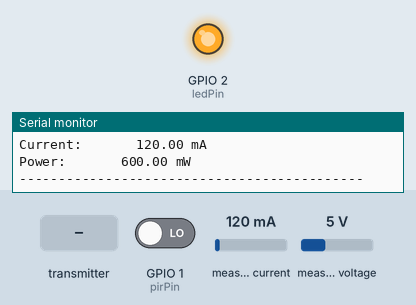
Bench run of a sketch on a simulated ESP32. Parts: output pins drawn as LEDs (lit = HIGH), the last lines printed to the serial monitor. Inputs (shaded band) come from the test bench; at power-on: measured current 120 mA, GPIO 1 (pirPin) LOW, measured voltage 5 V. WiFi joins after 1.5 s; servers stay silent unless stated; no MQTT or app messages arrive unless stated.

Above: at 2.7 s.
2.8 s: the transmitter starts sending l = 100
At 4.0 s:
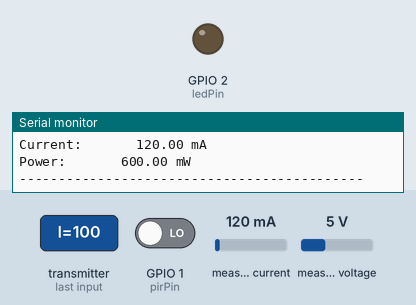
4.3 s: the transmitter starts sending l = 0
At 5.5 s:
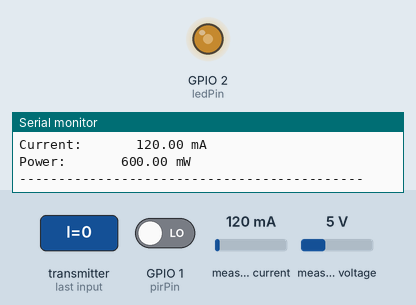
6.5 s: measured current set to 40 mA
9.3 s: GPIO 1 (pirPin) driven HIGH
At 9.9 s:
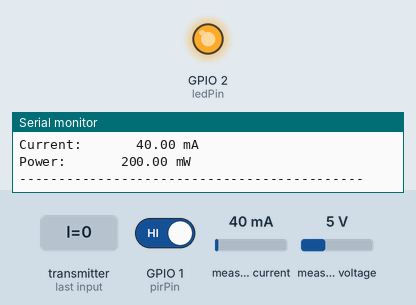
13.8 s: the transmitter starts sending l = 25
At 14.8 s:
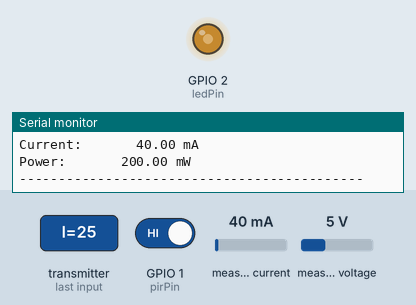
Timing chart, 0 to 16.4 s (numbered marks = the images above; inputs shaded):
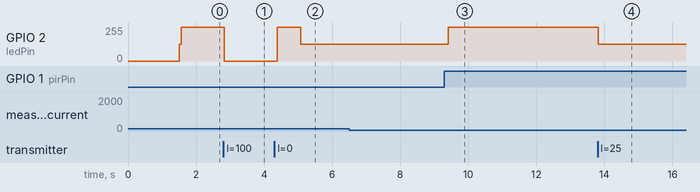

The sketch:

Transceiver.ino
```cpp
#include <Wire.h>
#include <esp_now.h>
#include <WiFi.h>
#include <Adafruit_INA219.h>
#include <PubSubClient.h>
#include <esp_wifi.h>

Adafruit_INA219 ina219;

//ssid dan password untuk wifi
const char* ssid = "Kos kurma";
const char* password = "berkahselalu";

// MQTT broker details
const char* mqtt_server = "broker.hivemq.com";
WiFiClient espClient;
PubSubClient client(espClient);

typedef struct pesansensor {
  float l;
  float arus;
  float tegangan;
  float daya;
} pesansensor;

pesansensor datasensor;
esp_now_peer_info_t peerInfo;

void setup_wifi() {
  delay(10);
  Serial.println();
  Serial.print("Connecting to ");
  Serial.println(ssid);
  WiFi.begin(ssid, password);
  WiFi.printDiag(Serial);
esp_wifi_set_promiscuous(true);
esp_wifi_set_channel(8, WIFI_SECOND_CHAN_NONE);
esp_wifi_set_promiscuous(false);

  while (WiFi.status() != WL_CONNECTED) {
    delay(500);
    Serial.print(".");
  }

  Serial.println("");
  Serial.println("WiFi connected");
  Serial.print("IP address: ");
  Serial.println(WiFi.localIP());
}

void reconnect() {
  while (!client.connected()) {
    Serial.println("Attempting MQTT connection...");

    if (client.connect("ESPClient")) {
      Serial.println("Connected");
      client.subscribe("faiqnicky/cahaya");
      client.subscribe("faiqnicky/tegangan1");
      client.subscribe("faiqnicky/daya1");
      client.subscribe("faiqnicky/arus1");
      client.subscribe("faiqnicky/tegangan2");
      client.subscribe("faiqnicky/daya2");
      client.subscribe("faiqnicky/arus2");
    } else {
      Serial.print("Failed, rc=");
      Serial.print(client.state());
      Serial.println(" try again in 5 seconds");
      delay(5000);
    }
  }
}

void OnDataRecv(const esp_now_recv_info_t* mac_addr, const uint8_t* incomingData, int len) {
  memcpy(&datasensor, incomingData, sizeof(datasensor));
  Serial.print("Bytes received: ");
  Serial.println(len);
  Serial.print("Lux: ");
  Serial.println(datasensor.l);
}

const int pirPin = 1;     // Pin sensor gerak PIR
const int ledPin = 2;     // Pin kontrol LED dengan PWM
const int pwmMax = 255;   // Nilai PWM maksimal
const int pwmHalf = 127;  // Nilai PWM setengah
const int pwmOff = 0;
unsigned long previousMillis = 0;  // Penyimpanan waktu sebelumnya
const long interval = 5000;        // Interval waktu 30 detik

void setup() {
  Serial.begin(115200);  // Inisialisasi serial monitor
  setup_wifi();
  client.setServer(mqtt_server, 1883);

  Wire.begin(6, 7);  // Set pin SCL SDA BH1750

  WiFi.mode(WIFI_STA);

  if (!ina219.begin()) {
        Serial.println("Failed to find INA219 chip");
        while (1);  // Halt if INA219 is not detected
    }

    ina219.setCalibration_32V_2A();
    Serial.println("INA219 Initialized.");

  if (esp_now_init() != 0) {
    Serial.println("Error initializing ESP-NOW");
    return;
  }

  esp_now_register_recv_cb(OnDataRecv);

  pinMode(pirPin, INPUT);   // Set pin PIR sebagai input
  pinMode(ledPin, OUTPUT);  // Set pin kontrol LED sebagai output

  // Set PWM awal ke setengah nilai
  analogWrite(ledPin, pwmHalf);
  Serial.println("Initial PWM set to Half");
}

void loop() {
  // Baca nilai sensor fotolistrik (cahaya sekitar)

  if (!client.connected()) {
    reconnect();
  }
  client.loop();

  float lux = datasensor.l;
  // Kontrol relay berdasarkan nilai sensor fotolistrik (cahaya sekitar)
  if (lux < 20) {                 // Jika sensor fotolistrik mendeteksi cahaya terang
    analogWrite(ledPin, pwmMax);  // Matikan relay
    Serial.print("Lux: ");
    Serial.print(lux);
    Serial.println(" - Lights ON");
  } else if (lux < 100) {
    analogWrite(ledPin, pwmHalf);  // Matikan relay
    Serial.print("Lux: ");
    Serial.print(lux);
    Serial.println(" - Lights ON Dimmed");
  } else if (lux >= 100) {        // Jika sensor fotolistrik mendeteksi cahaya redup
    analogWrite(ledPin, pwmOff);  // Matikan relay
    Serial.print("Lux: ");
    Serial.print(lux);
    Serial.println(" - Lights OFF");
  }

  // Baca nilai sensor gerak PIR
  int pirValue = digitalRead(pirPin);
  unsigned long currentMillis = millis();


  if (pirValue == HIGH && lux < 20) {  // Jika sensor PIR mendeteksi gerakan
    previousMillis = currentMillis;    // Reset waktu
    analogWrite(ledPin, pwmMax);       // Atur PWM ke nilai maksimal
    Serial.println("Motion detected - PWM Max");
  }

  // Hitung waktu yang tersisa sampai PWM turun setengahnya
  unsigned long timeLeft = (previousMillis + interval) - currentMillis;

  // Jika tidak ada gerakan selama lebih dari xx detik
  if (currentMillis - previousMillis >= interval && lux < 20) {
    analogWrite(ledPin, pwmHalf);  // Atur PWM ke setengah nilai
    Serial.println("No motion - PWM Half");
  } else if (lux < 20) {
    // Tampilkan waktu yang tersisa pada serial monitor
    Serial.print("Time left: ");
    Serial.print(timeLeft / 1000);  // Konversi milidetik ke detik
    Serial.println(" seconds");
  }


  // Indikasi status PWM sebelum dan sesudah mendeteksi gerakan
  Serial.print("Current PWM: ");


  if (pirValue == HIGH) {
    Serial.println(pwmMax);
  } else if (currentMillis - previousMillis >= interval) {
    Serial.println(pwmHalf);
  } else {
    Serial.println(pwmMax);
  }

  float busVoltage = ina219.getBusVoltage_V();        // Read bus voltage
    float current_mA = ina219.getCurrent_mA();          // Read current in mA
    float power_mW = busVoltage * current_mA;
    // Print readings to the Serial Monitor
    Serial.print("Bus Voltage:   "); Serial.print(busVoltage); Serial.println(" V");
    Serial.print("Current:       "); Serial.print(current_mA); Serial.println(" mA");
    Serial.print("Power:       "); Serial.print(power_mW); Serial.println(" mW");
    Serial.println("--------------------------------------------");

  char cahaya[8];
  char tegangan1[8];
  char arus1[8];
  char daya1[8];
  char tegangan2[8];
  char arus2[8];
  char daya2[8];

  dtostrf(lux, 6, 2, cahaya);
  dtostrf(datasensor.tegangan, 6, 2, tegangan1);
  dtostrf(datasensor.arus, 6, 2, arus1);
  dtostrf(datasensor.daya, 6, 2, daya1);
  dtostrf(busVoltage, 6, 2, tegangan2);
  dtostrf(current_mA, 6, 2, arus2);
  dtostrf(power_mW, 6, 2, daya2);


  client.publish("faiqnicky/cahaya", cahaya, false);
  client.publish("faiqnicky/tegangan1", tegangan1, false);
  client.publish("faiqnicky/arus1", arus1, false);
  client.publish("faiqnicky/daya1", daya1, false);
  client.publish("faiqnicky/tegangan2", tegangan2, false);
  client.publish("faiqnicky/arus2", arus2, false);
  client.publish("faiqnicky/daya2", daya2, false);

  delay(100);  // Tunggu 100 milidetik sebelum melakukan pengukuran ulang
}
```

Measured:
- after the input at 2.8 s, GPIO 2 (ledPin): 255/255 → 0/255 at once
- after the input at 4.3 s, GPIO 2 (ledPin): 0/255 → 255/255 after 0.09 s, → 127/255 0.68 s later
- after the input at 9.3 s, GPIO 2 (ledPin): 127/255 → 255/255 after 0.11 s
- after the input at 13.8 s, GPIO 2 (ledPin): 255/255 → 127/255 at once
